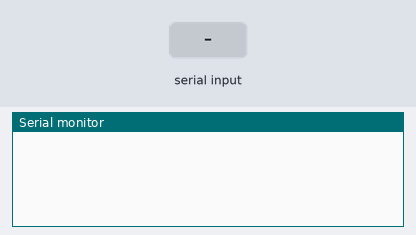
The sketch below on a simulated Arduino Uno, built with avr-gcc and run on an emulated ATmega328P. Shown: the last lines printed to the serial monitor. The inputs (shaded band) are chosen by the test bench.

Above: at 1.2 s.
1.3 s: "1" received over Serial
At 4.0 s:
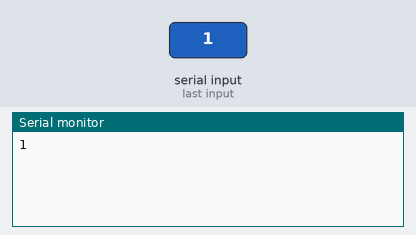
4.3 s: "0" received over Serial
At 5.7 s:
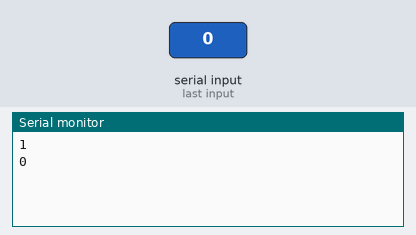
5.8 s: "2" received over Serial
At 7.7 s:
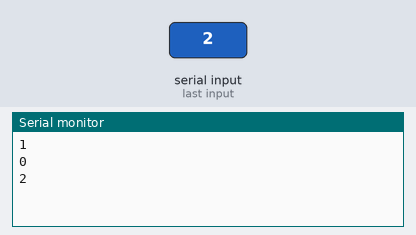
Timing chart, 0 to 9.2 s (numbered marks = the images above; inputs shaded):
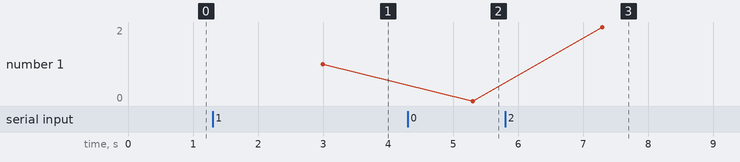

The sketch:

Reciever.ino
```cpp
char Mymessage[10];

void setup() {
  Serial.begin(9600);
}

void loop() {
  Serial.readBytes(Mymessage, 10);
  Serial.println(Mymessage);
  delay(1000);
}
```

Measured:
- after the input at 1.3 s, the serial monitor: prints a new line after 1.7 s (image 1)
- after the input at 4.3 s, the serial monitor: prints a new line after 1.0 s (image 2)
- after the input at 5.8 s, the serial monitor: prints a new line after 1.5 s (image 3)
- plotted number 1: 1 → 0 after the input at 4.3 s, 0 → 2 after the input at 5.8 s
